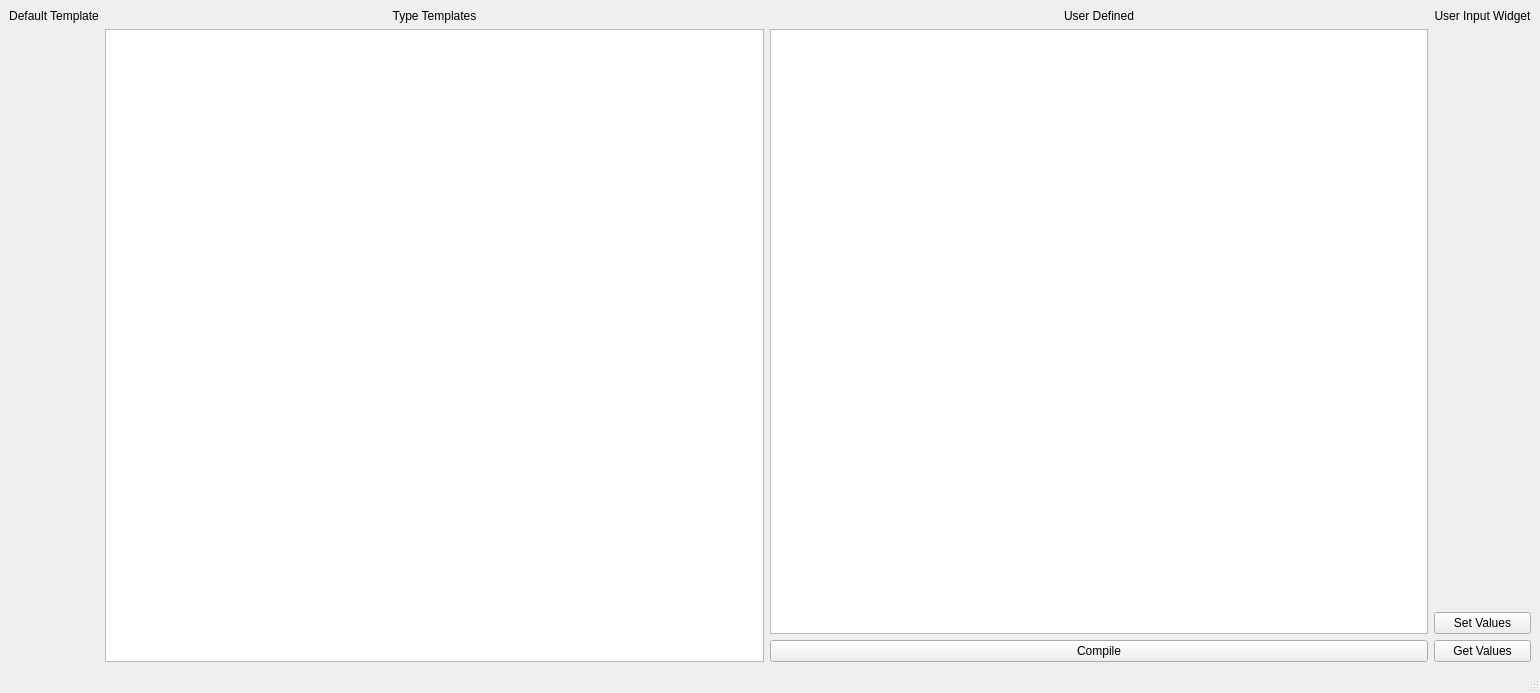
<?xml version="1.0" encoding="UTF-8"?>
<ui version="4.0">
 <class>main</class>
 <widget class="QMainWindow" name="main">
  <property name="geometry">
   <rect>
    <x>0</x>
    <y>0</y>
    <width>1540</width>
    <height>693</height>
   </rect>
  </property>
  <property name="windowTitle">
   <string>main</string>
  </property>
  <widget class="QWidget" name="centralwidget">
   <property name="sizePolicy">
    <sizepolicy hsizetype="Preferred" vsizetype="Preferred">
     <horstretch>1</horstretch>
     <verstretch>0</verstretch>
    </sizepolicy>
   </property>
   <layout class="QHBoxLayout" name="horizontalLayout">
    <item>
     <layout class="QVBoxLayout" name="verticalLayout">
      <item>
       <widget class="QLabel" name="label">
        <property name="sizePolicy">
         <sizepolicy hsizetype="Preferred" vsizetype="Maximum">
          <horstretch>0</horstretch>
          <verstretch>0</verstretch>
         </sizepolicy>
        </property>
        <property name="text">
         <string>Default Template</string>
        </property>
        <property name="alignment">
         <set>Qt::AlignCenter</set>
        </property>
       </widget>
      </item>
      <item>
       <widget class="QWidget" name="widget_default" native="true"/>
      </item>
     </layout>
    </item>
    <item>
     <layout class="QVBoxLayout" name="verticalLayout_4">
      <item>
       <widget class="QLabel" name="label_2">
        <property name="text">
         <string>Type Templates</string>
        </property>
        <property name="alignment">
         <set>Qt::AlignCenter</set>
        </property>
       </widget>
      </item>
      <item>
       <widget class="QTextEdit" name="text_templates"/>
      </item>
     </layout>
    </item>
    <item>
     <layout class="QVBoxLayout" name="verticalLayout_3">
      <item>
       <widget class="QLabel" name="label_3">
        <property name="text">
         <string>User Defined</string>
        </property>
        <property name="alignment">
         <set>Qt::AlignCenter</set>
        </property>
       </widget>
      </item>
      <item>
       <widget class="QTextEdit" name="text_user_defined"/>
      </item>
      <item>
       <widget class="QPushButton" name="button_compile">
        <property name="text">
         <string>Compile</string>
        </property>
       </widget>
      </item>
     </layout>
    </item>
    <item>
     <layout class="QVBoxLayout" name="verticalLayout_2">
      <item>
       <widget class="QLabel" name="label_4">
        <property name="sizePolicy">
         <sizepolicy hsizetype="Preferred" vsizetype="Maximum">
          <horstretch>0</horstretch>
          <verstretch>0</verstretch>
         </sizepolicy>
        </property>
        <property name="text">
         <string>User Input Widget</string>
        </property>
        <property name="alignment">
         <set>Qt::AlignCenter</set>
        </property>
       </widget>
      </item>
      <item>
       <widget class="QWidget" name="widget_user_defined" native="true"/>
      </item>
      <item>
       <widget class="QPushButton" name="button_set_input">
        <property name="text">
         <string>Set Values</string>
        </property>
       </widget>
      </item>
      <item>
       <widget class="QPushButton" name="button_get_input">
        <property name="text">
         <string>Get Values</string>
        </property>
       </widget>
      </item>
     </layout>
    </item>
   </layout>
  </widget>
  <widget class="QMenuBar" name="menubar">
   <property name="geometry">
    <rect>
     <x>0</x>
     <y>0</y>
     <width>1540</width>
     <height>30</height>
    </rect>
   </property>
  </widget>
  <widget class="QStatusBar" name="statusbar"/>
 </widget>
 <resources/>
 <connections/>
</ui>
